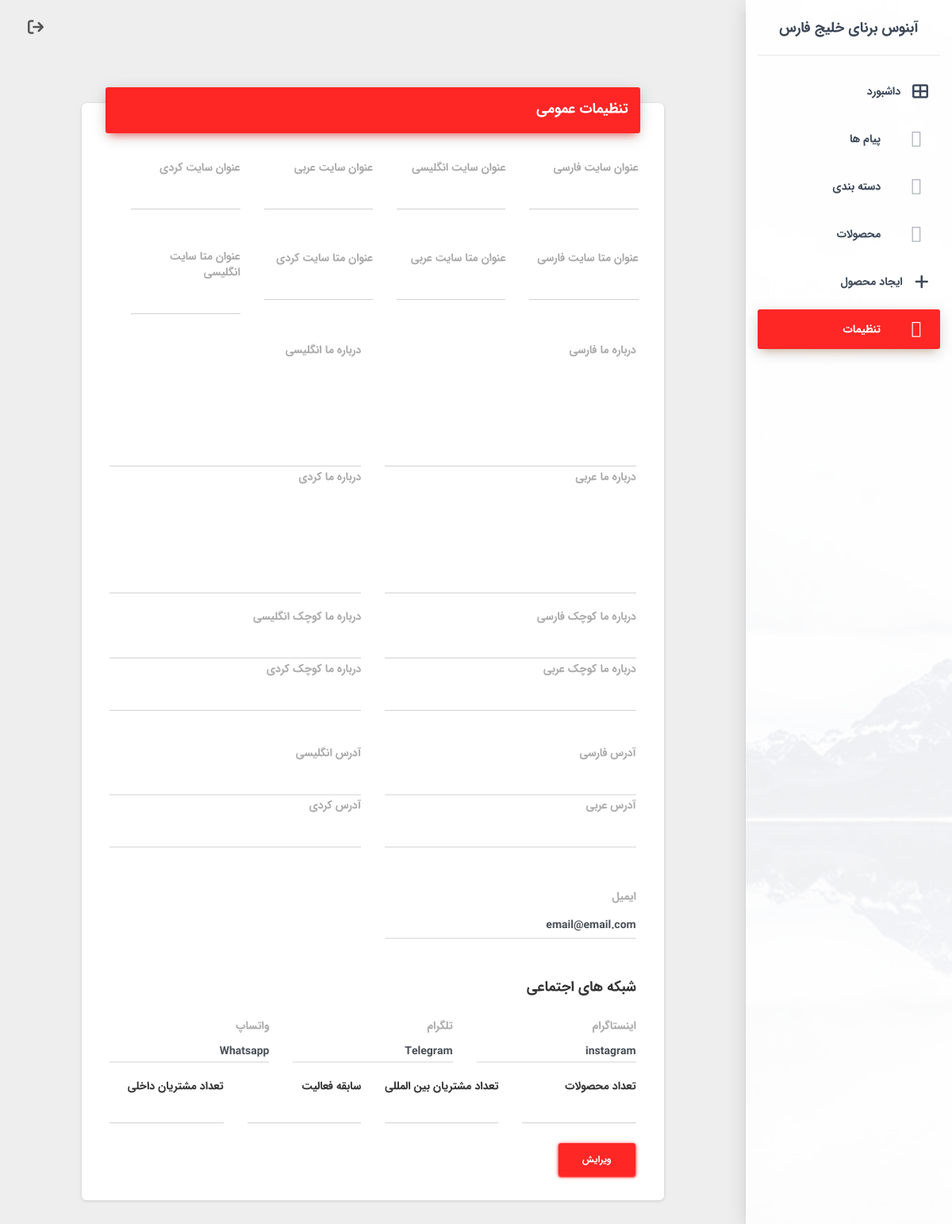
Before: /fa/staff/settings/ with the older database file.
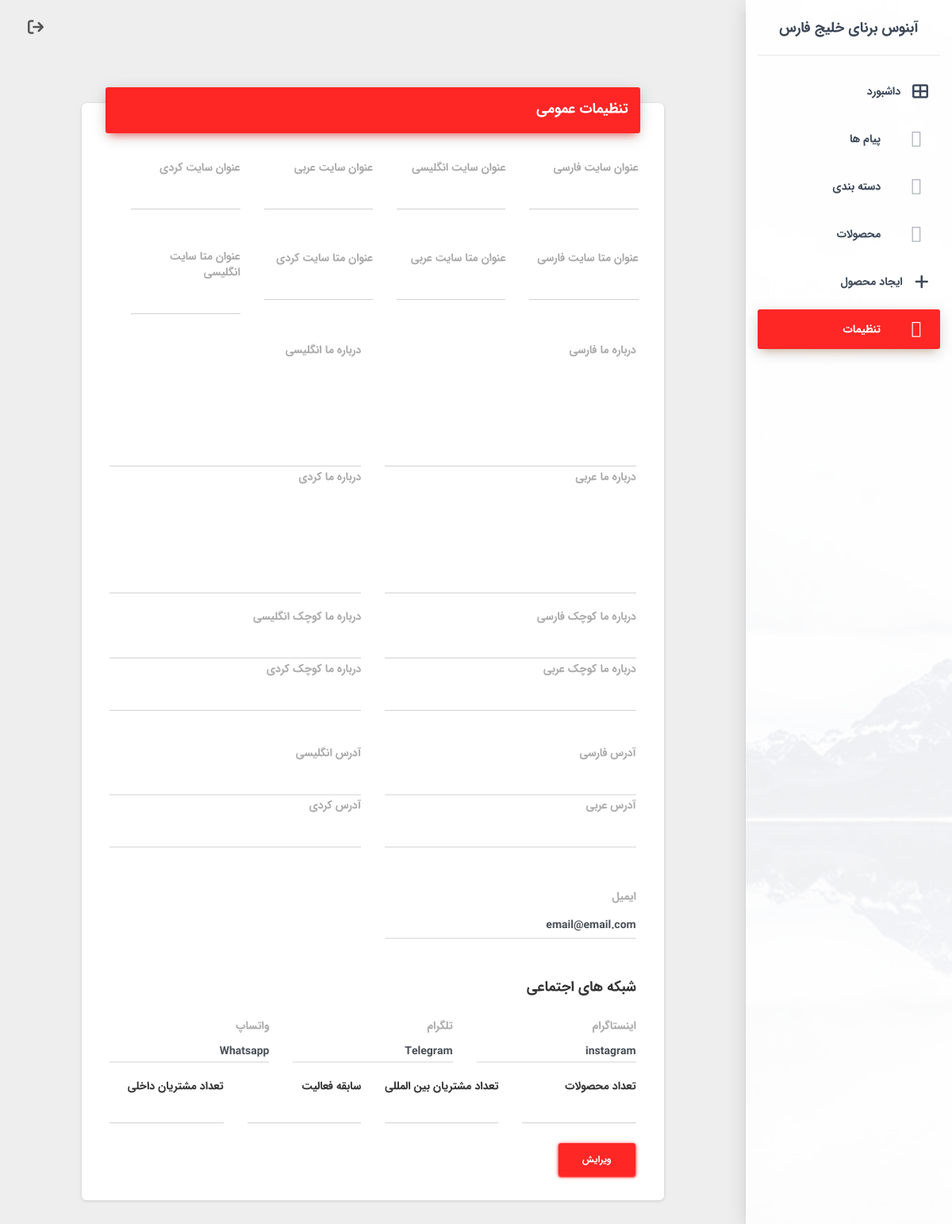
After: the same page with the newer database file.
### settings/models.py (models this page shows, shortened)
class Setting(models.Model):
    title = TranslatedField(models.CharField(max_length=120, blank=True, null=True))
    meta_title = TranslatedField(models.CharField(max_length=120, blank=True, null=True))
    about_us = TranslatedField(models.CharField(max_length=800, blank=True, null=True))
    about_us_small = TranslatedField(models.CharField(max_length=600, blank=True, null=True))
    address = TranslatedField(models.CharField(max_length=600, blank=True, null=True))
    instagram = models.CharField(max_length=120)
    whatsapp = models.CharField(max_length=120)
    telegram =models.CharField(max_length=120)
    email = models.EmailField()
    products_count = models.PositiveIntegerField(default=0)
    international_customers = models.PositiveIntegerField(default=0)
    years_of_activity = models.PositiveIntegerField(default=0)
    domestic_customers = models.PositiveIntegerField(default=0)

### staff/views.py (the view, shortened to what this page needs)
# urls.py: path('settings/', views.staff_settings, name="staff_settings"),
def staff_settings(request):
    settings = Setting.objects.first()
    ctx = {'settings':settings}
    return render(request, "staff/settings/settings.html", ctx)

### main/context_processors.py (called while the page is built)
def setting(requet, **kwargs):
    setting = Setting.objects.first()
    ctx = {'setting':setting}
    return ctx

### main/templates/staff/settings/settings.html (shortened to what the changed rows need)
{% extends 'staff/base.html' %}
{% block content %}
<div class="content">
    <div class="container-fluid">
        <form method="POST">
            <div class="card col-10 mx-auto">
                <div class="card-body">
                    <div class="row">
                        <div class="col-md-6 my-4">
                            <label>ایمیل</label>
                            <input name="email" class="form-control h-auto"
                                value="{{settings.email|default_if_none:'ثبت نشده'}}" style="line-height: 1.4rem;">
                        </div>
                    </div>
                    <div class="row">
                        <div class="col-md-4 mb-2">
                            <label>اینستاگرام</label>
                            <input name="instagram" class="form-control h-auto"
                                value="{{settings.instagram|default_if_none:'ثبت نشده'}}">
                        </div>
                        <div class="col-md-4 mb-2">
                            <label>تلگرام</label>
                            <input name="telegram" class="form-control h-auto"
                                value="{{settings.telegram|default_if_none:'ثبت نشده'}}">
                        </div>
                        <div class="col-md-4 mb-2">
                            <label>واتساپ</label>
                            <input name="whatsapp" class="form-control h-auto"
                                value="{{settings.whatsapp|default_if_none:'ثبت نشده'}}">
                        </div>
                        <div class="col-md-3 my-2">
                            تعداد محصولات <input class="form-control" placeholder="{{settings.products_count}}"
                                name="products_count" type="number">
                        </div>
                        <div class="col-md-3 my-2">
                            تعداد مشتریان بین المللی <input class="form-control" placeholder="{{settings.international_customers}}"
                                name="international_customers" type="number">
                        </div>
                        <div class="col-md-3 my-2">
                            سابقه فعالیت <input class="form-control" placeholder="{{settings.years_of_activity}}"
                                name="years_of_activity" type="number">
                        </div>
                        <div class="col-md-3 my-2">
                            تعداد مشتریان داخلی <input class="form-control" placeholder="{{settings.domestic_customers}}"
                                name="domestic_customers" type="number">
                        </div>
                    </div>
                </div>
            </div>
    </div>
</div>
</div>
{% endblock content %}

Changed rows visible on the page:
changed Setting "email@email.com": products_count "0" → "52"; international_customers "0" → "22"; years_of_activity "0" → "22"; domestic_customers "0" → "88"
